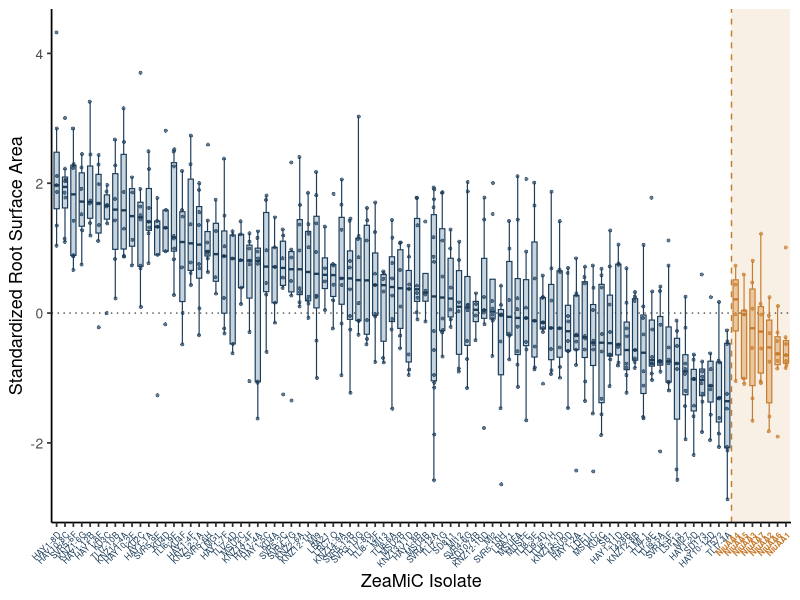

Recreate this plot in R.
# =============================================================================
# Root surface area  —  per-trial standardization (Hedge's g vs control) + figure
#
#   Treatment is "Control" or "Inoculated"; each trial has its own controls.
#
# Pipeline:  read raw plant values  ->  standardize each inoculated plant to its
#            trial's control (Hedge's g)  ->  box-and-whisker per isolate, with
#            the NiuAA isolates pinned right.
# =============================================================================

# Code by Rob McMinn 2026

library(readxl)
library(dplyr)
library(ggplot2)

raw <- read_excel("./InVivo_RSA.xlsx") %>% rename(value = `Surface.Area.mm2`)

# Per-trial control statistics 
ctrl <- raw %>%
  filter(Treatment == "Control") %>%
  group_by(Trial) %>%
  summarise(m_c = mean(value), v_c = var(value), n_c = n(), .groups = "drop")

# Per-replicate Hedge's g, standardized within each trial 
g_df <- raw %>%
  filter(Treatment == "Inoculated") %>%
  group_by(Isolate, Trial) %>%
  mutate(n_i = n(), v_i = var(value)) %>%
  ungroup() %>%
  left_join(ctrl, by = "Trial") %>%
  mutate(
    pooled_sd = sqrt(((n_i - 1) * v_i + (n_c - 1) * v_c) / (n_i + n_c - 2)),
    J         = 1 - 3 / (4 * (n_i + n_c) - 9),     # remove "* J" below for plain Cohen's d
    g         = (value - m_c) / pooled_sd * J
  ) %>%
  select(Isolate, Trial, g)
 
# FIGURE
df <- g_df  # Isolate + per-replicate g

BOX_FILL <- "#C7D5E0"; BOX_EDGE <- "#1C3D5A"; PT     <- "#1C3D5A"   # main isolates
NIU_FILL <- "#EAC79E"; NIU_EDGE <- "#C77B2C"; NIU_PT <- "#C77B2C"   # Niu isolates

# Niu detector
is_niu <- function(x) grepl("^Niu", x)
df$group <- ifelse(is_niu(df$Isolate), "Niu", "main")

ord <- df %>%
  group_by(Isolate, group) %>%
  summarise(med = median(g), .groups = "drop") %>%
  arrange(group == "Niu", desc(med))
lev        <- ord$Isolate
df$Isolate <- factor(df$Isolate, levels = lev)

n_main  <- sum(ord$group == "main")
n_all   <- length(lev)
divider <- n_main + 0.5

# identity columns by color
df$box_fill <- ifelse(df$group == "Niu", NIU_FILL, BOX_FILL)
df$box_edge <- ifelse(df$group == "Niu", NIU_EDGE, BOX_EDGE)
df$pt_col   <- ifelse(df$group == "Niu", NIU_PT,   PT)

lab_col  <- ifelse(is_niu(lev), NIU_PT, BOX_EDGE)
lab_face <- ifelse(is_niu(lev), "bold", "plain")



df %>%
  group_by(Isolate) %>%
  summarize(n = n(), .groups = "drop") %>%
  summarize(
    min_n = min(n),
    max_n = max(n))



set.seed(7)
p <- ggplot(df, aes(x = Isolate, y = g)) +
  annotate("rect", xmin = divider, xmax = n_all + 0.5, ymin = -Inf, ymax = Inf,
           fill = NIU_EDGE, alpha = 0.12) +                                    # Niu band
  geom_hline(yintercept = 0, linetype = "dotted", colour = "#555555",
             linewidth = 0.5) +                                               # zero line
  geom_vline(xintercept = divider, linetype = "dashed", colour = NIU_EDGE,
             linewidth = 0.5) +                                               # divider
  geom_boxplot(aes(group = Isolate, fill = box_fill, colour = box_edge),
               width = 0.62, outlier.shape = NA, linewidth = 0.4, fatten = 2) +
  geom_jitter(aes(colour = pt_col), width = 0.05, height = 0,
              size = 1.1, alpha = 0.7, stroke = 0.2) +
  scale_fill_identity() +
  scale_colour_identity() +
  labs(x = "ZeaMiC Isolate", y = "Standardized Root Surface Area") +
  theme_classic(base_size = 13) +
  theme(legend.position = "none",
    axis.text.x  = element_text(angle = 45, hjust = 1, vjust = 1,
                                size = 6, colour = lab_col, face = lab_face),
    axis.text.y  = element_text(size = 10))

# Save 
ggsave("Figure panels/Figure7C.svg", p, width = 26, height = 10, unit = "cm")
